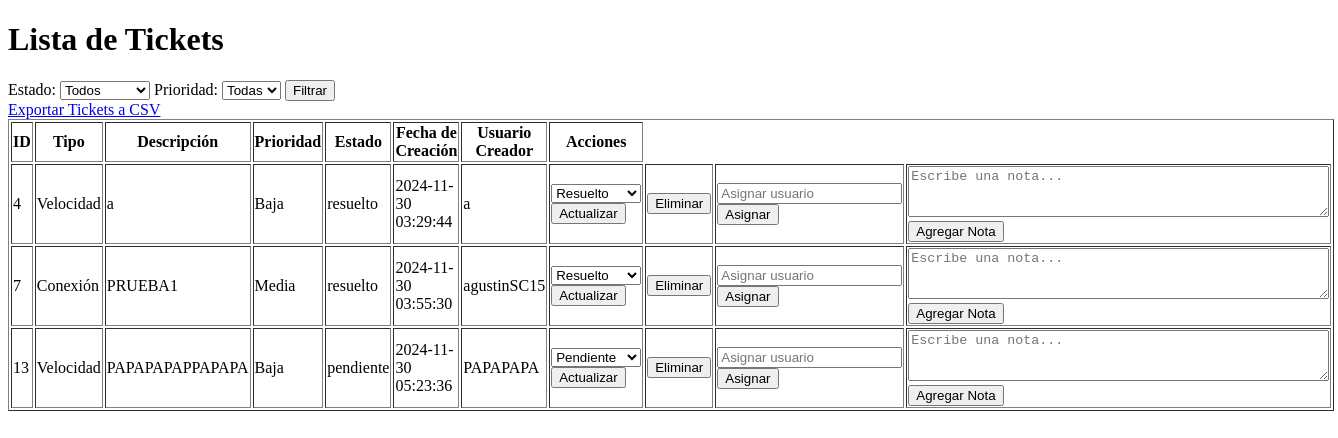
The app's page /tickets, older data.
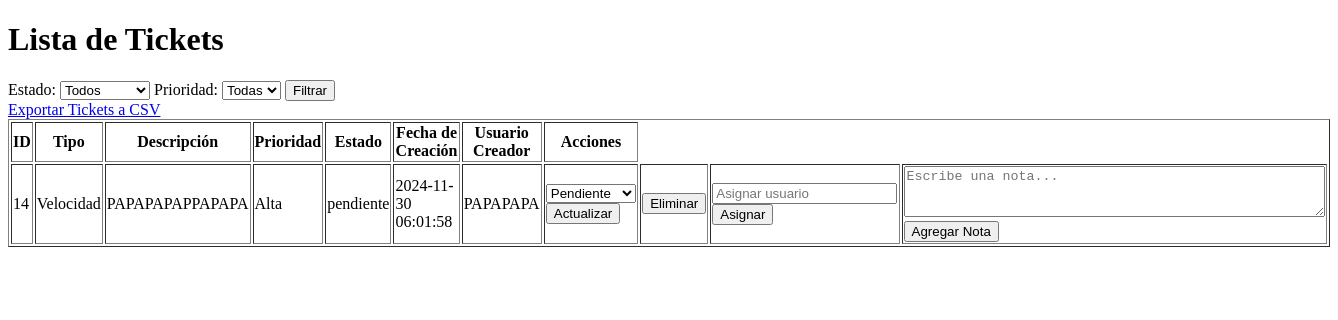
The same page, newer data.
### tables this page shows
CREATE TABLE tickets (
    id INTEGER PRIMARY KEY AUTOINCREMENT,
    tipo TEXT NOT NULL,
    descripcion TEXT NOT NULL,
    prioridad TEXT NOT NULL,
    estado TEXT DEFAULT 'pendiente',
    fecha_creacion DATETIME DEFAULT CURRENT_TIMESTAMP,
    usuario_creador TEXT NOT NULL,
    notas TEXT,
    archivo TEXT
, usuario_asignado TEXT);

### app.py (the view)
@app.route('/tickets')
def tickets():
    estado = request.args.get('estado')  # Filtrar por estado
    prioridad = request.args.get('prioridad')  # Filtrar por prioridad
    query = 'SELECT * FROM tickets WHERE 1=1'
    params = []
    if estado:
        query += ' AND estado = ?'
        params.append(estado)
    if prioridad:
        query += ' AND prioridad = ?'
        params.append(prioridad)
    conn = get_db_connection()
    tickets = conn.execute(query, params).fetchall()
    conn.close()
    return render_template('tickets.html', tickets=tickets, estado=estado, prioridad=prioridad)

### app.py (called while the page is built)
def get_db_connection():
    conn = sqlite3.connect('database.db', timeout=10)  # Espera hasta 10 segundos si la base de datos está bloqueada
    conn.row_factory = sqlite3.Row
    return conn

### templates/tickets.html (shortened to what this page needs)
<!DOCTYPE html>
<html lang="es">
<head>
</head>
<body>
    <h1>Lista de Tickets</h1>
    <form action="/tickets" method="GET">
        <label for="estado">Estado:</label>
        <select name="estado" id="estado">
            <option value="" {% if not estado %}selected{% endif %}>Todos</option>
        </select>
        <label for="prioridad">Prioridad:</label>
        <select name="prioridad" id="prioridad">
            <option value="" {% if not prioridad %}selected{% endif %}>Todas</option>
        </select>
        <button type="submit">Filtrar</button>
    </form>
    <table border="1">
        <thead>
            <tr>
                <th>ID</th>
                <th>Tipo</th>
                <th>Descripción</th>
                <th>Prioridad</th>
                <th>Estado</th>
                <th>Fecha de Creación</th>
                <th>Usuario Creador</th>
                <th>Acciones</th>
            </tr>
        </thead>
        <tbody>
            {% for ticket in tickets %}
            <tr>
                <td>{{ ticket['id'] }}</td>
                <td>{{ ticket['tipo'] }}</td>
                <td>{{ ticket['descripcion'] }}</td>
                <td>{{ ticket['prioridad'] }}</td>
                <td>{{ ticket['estado'] }}</td>
                <td>{{ ticket['fecha_creacion'] }}</td>
                <td>{{ ticket['usuario_creador'] }}</td>
                <td>
                    <form action="/update-ticket/{{ ticket['id'] }}" method="POST" style="display:inline;">
                        <select name="nuevo_estado" required>
                            <option value="pendiente" {% if ticket['estado']=='pendiente' %}selected{% endif %}>
                                Pendiente</option>
                            <option value="resuelto" {% if ticket['estado']=='resuelto' %}selected{% endif %}>Resuelto
                            </option>
                        </select>
                        <button type="submit">Actualizar</button>
                    </form>
                </td>
                <td>
                    <form action="/delete-ticket/{{ ticket['id'] }}" method="POST" style="display:inline;">
                        <button type="submit"
                            onclick="return confirm('¿Estás seguro de que deseas eliminar este ticket?')">Eliminar</button>
                    </form>
                </td>
                <td>
                    <form action="/assign-ticket/{{ ticket['id'] }}" method="POST" style="display:inline;">
                        <input type="text" name="usuario_asignado" placeholder="Asignar usuario" required>
                        <button type="submit">Asignar</button>
                    </form>
                </td>
                <td>
                    <form action="/add-note/{{ ticket['id'] }}" method="POST">
                        <textarea name="nota" rows="3" cols="50" placeholder="Escribe una nota..." required></textarea>
                        <button type="submit">Agregar Nota</button>
                    </form>
                </td>
            </tr>
            {% endfor %}
        </tbody>
        <a href="/export-tickets" class="button">Exportar Tickets a CSV</a>
    </table>
</body>
</html>

Row changes from the older to the newer data that the page shows:
removed tickets: id "4", tipo "Velocidad", descripcion "a", prioridad "Baja", estado "resuelto", fecha_creacion "2024-11-30 03:29:44", usuario_creador "a", nuevo_estado "Resuelto"
removed tickets: id "7", tipo "Conexión", descripcion "PRUEBA1", prioridad "Media", estado "resuelto", fecha_creacion "2024-11-30 03:55:30", usuario_creador "agustinSC15", nuevo_estado "Resuelto"
removed tickets: id "13", tipo "Velocidad", descripcion "PAPAPAPAPPAPAPA", prioridad "Baja", estado "pendiente", fecha_creacion "2024-11-30 05:23:36", usuario_creador "PAPAPAPA", nuevo_estado "Pendiente"
added tickets: id "14", tipo "Velocidad", descripcion "PAPAPAPAPPAPAPA", prioridad "Alta", estado "pendiente", fecha_creacion "2024-11-30 06:01:58", usuario_creador "PAPAPAPA", nuevo_estado "Pendiente"
